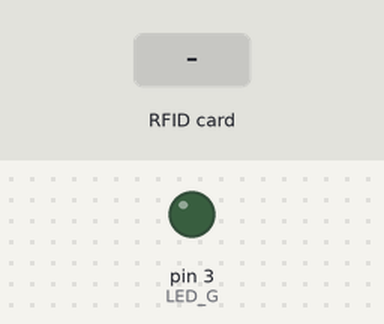
Bench run of a sketch on a simulated Arduino Uno, built with avr-gcc and run on an emulated ATmega328P. Parts: output pins drawn as LEDs (lit = HIGH). The inputs (shaded band) are chosen by the test bench. Pins used as bus, display or sensor lines are not drawn; what the sketch prints to the serial monitor is not drawn.

Above: at 1.2 s.
1.3 s: RFID card 5E 7A 19 C4 held to the reader
Timing chart, 0 to 4.3 s (numbered marks = the images above; inputs shaded):
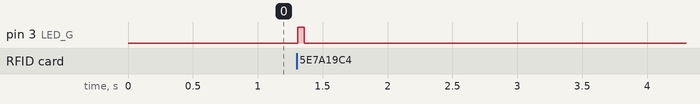

The sketch:

sketch_aug01a.ino
```cpp
#include <SPI.h>
#include <MFRC522.h>

#define SS_PIN 10
#define RST_PIN 9
#define LED_R 2//LED Vermelho
#define LED_G 3 //LED Verde
char st[20];

MFRC522 mfrc522(SS_PIN, RST_PIN);

void setup()
{
  // Inicia a serial
  Serial.begin(9600);
  // Inicia  SPI bus
  SPI.begin();
  // Inicia MFRC522
  mfrc522.PCD_Init();
  Serial.print("Ready");
  Serial.println("#EOL#");
  pinMode(LED_R, 2);
  pinMode(LED_G, 3);
}

void loop()
{
  digitalWrite (LED_G, LOW);
  digitalWrite (LED_R, HIGH);

  // Busca novos cartões
  if ( ! mfrc522.PICC_IsNewCardPresent())
  {
    return;
  }
  // Seleciona um catão a ser lido
  if ( ! mfrc522.PICC_ReadCardSerial())
  {
    return;
  }
  //Mostra ID na serial
  Serial.print("readedTag:");
  String conteudo = "";
  byte letra;
  for (byte i = 0; i < mfrc522.uid.size; i++)
  {
    conteudo.concat(String(mfrc522.uid.uidByte[i] < 0x10 ? " 0" : " "));
    conteudo.concat(String(mfrc522.uid.uidByte[i], HEX));
  }
  conteudo.toUpperCase();

  Serial.print(conteudo.substring(1));
  Serial.println("#EOL#");
    digitalWrite (LED_G, HIGH);
    digitalWrite (LED_R, LOW);
    delay(50);//Delay apagar LED Verde
    digitalWrite (LED_G, LOW);
    digitalWrite (LED_R, HIGH);


}
```

Measured:
- after the input at 1.3 s, pin 3 (LED_G): LOW → HIGH at once, → LOW 0.05 s later
